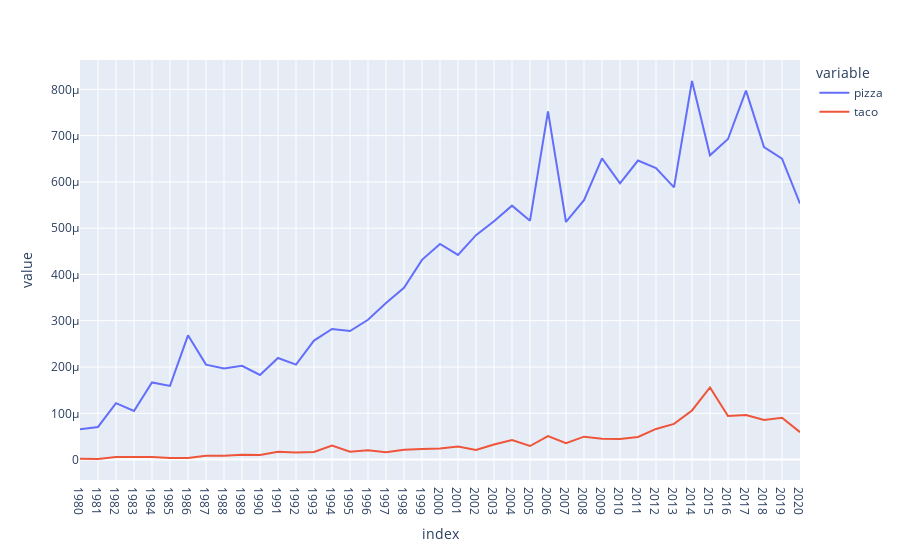

This figure's notebook cell:
### Code cell
px.line(ngram, x=ngram.index, y=words)

### Figure 1 — Plotly figure (JSON) as saved in the notebook; plotly's stock layout.template omitted (floating-point values rounded to 4 significant figures)
{"data": [{"hovertemplate": "variable=pizza<br>index=%{x}<br>value=%{y}<extra></extra>", "legendgroup": "pizza", "line": {"color": "#636efa", "dash": "solid"}, "marker": {"symbol": "circle"}, "mode": "lines", "name": "pizza", "orientation": "v", "showlegend": true, "type": "scatter", "x": ["1980", "1981", "1982", "1983", "1984", "1985", "1986", "1987", "1988", "1989", "1990", "1991", "1992", "1993", "1994", "1995", "1996", "1997", "1998", "1999", "2000", "2001", "2002", "2003", "2004", "2005", "2006", "2007", "2008", "2009", "2010", "2011", "2012", "2013", "2014", "2015", "2016", "2017", "2018", "2019", "2020"], "xaxis": "x", "y": [6.566e-05, 7.05e-05, 0.0001219, 0.0001049, 0.0001666, 0.0001593, 0.0002685, 0.0002052, 0.0001971, 0.0002026, 0.0001827, 0.0002196, 0.0002052, 0.0002571, 0.0002823, 0.0002777, 0.0003022, 0.0003381, 0.000371, 0.0004316, 0.0004661, 0.0004421, 0.0004848, 0.0005149, 0.0005487, 0.0005162, 0.0007522, 0.0005134, 0.0005605, 0.0006509, 0.0005967, 0.0006461, 0.0006298, 0.0005881, 0.000818, 0.0006574, 0.0006927, 0.0007972, 0.0006753, 0.0006503, 0.0005531], "yaxis": "y"}, {"hovertemplate": "variable=taco<br>index=%{x}<br>value=%{y}<extra></extra>", "legendgroup": "taco", "line": {"color": "#EF553B", "dash": "solid"}, "marker": {"symbol": "circle"}, "mode": "lines", "name": "taco", "orientation": "v", "showlegend": true, "type": "scatter", "x": ["1980", "1981", "1982", "1983", "1984", "1985", "1986", "1987", "1988", "1989", "1990", "1991", "1992", "1993", "1994", "1995", "1996", "1997", "1998", "1999", "2000", "2001", "2002", "2003", "2004", "2005", "2006", "2007", "2008", "2009", "2010", "2011", "2012", "2013", "2014", "2015", "2016", "2017", "2018", "2019", "2020"], "xaxis": "x", "y": [1.694e-06, 1.267e-06, 5.521e-06, 5.031e-06, 5.76e-06, 3.421e-06, 3.462e-06, 8.268e-06, 8.089e-06, 1.066e-05, 1.006e-05, 1.702e-05, 1.538e-05, 1.638e-05, 3.039e-05, 1.716e-05, 1.997e-05, 1.581e-05, 2.112e-05, 2.289e-05, 2.409e-05, 2.832e-05, 2.072e-05, 3.247e-05, 4.203e-05, 2.93e-05, 5.064e-05, 3.519e-05, 4.951e-05, 4.479e-05, 4.454e-05, 4.901e-05, 6.619e-05, 7.709e-05, 0.0001062, 0.0001558, 9.405e-05, 9.619e-05, 8.579e-05, 9.045e-05, 5.928e-05], "yaxis": "y"}], "layout": {"legend": {"title": {"text": "variable"}, "tracegroupgap": 0}, "margin": {"t": 60}, "xaxis": {"anchor": "y", "domain": [0, 1], "title": {"text": "index"}}, "yaxis": {"anchor": "x", "domain": [0, 1], "title": {"text": "value"}}}}
